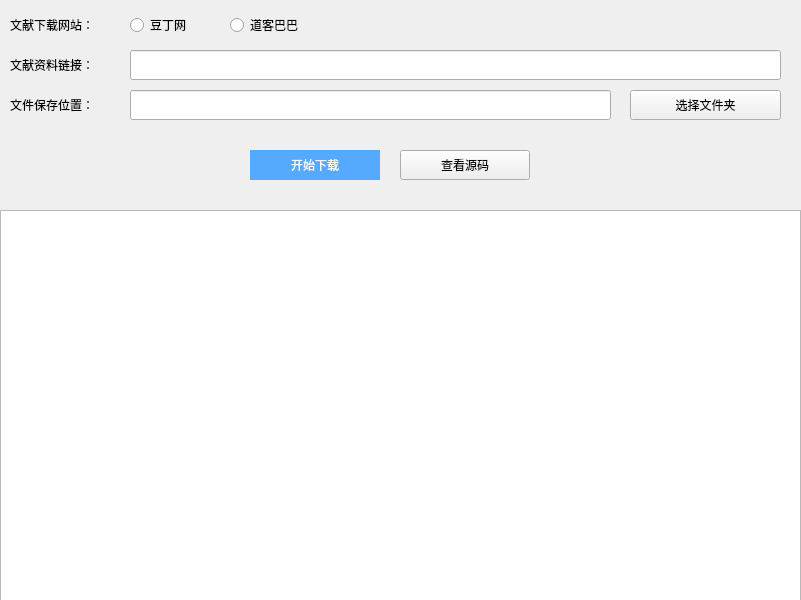
<?xml version="1.0" encoding="UTF-8"?>
<ui version="4.0">
 <class>DocsDownload</class>
 <widget class="QDialog" name="DocsDownload">
  <property name="geometry">
   <rect>
    <x>0</x>
    <y>0</y>
    <width>801</width>
    <height>600</height>
   </rect>
  </property>
  <property name="windowTitle">
   <string>文献一键下载器 - By: Dubito</string>
  </property>
  <property name="windowIcon">
   <iconset>
    <normaloff>C:/Users/Dubito/Desktop/1634396985874.jpeg</normaloff>C:/Users/Dubito/Desktop/1634396985874.jpeg</iconset>
  </property>
  <property name="accessibleName">
   <string/>
  </property>
  <property name="accessibleDescription">
   <string/>
  </property>
  <widget class="QLabel" name="label">
   <property name="geometry">
    <rect>
     <x>10</x>
     <y>50</y>
     <width>111</width>
     <height>30</height>
    </rect>
   </property>
   <property name="text">
    <string>文献资料链接：</string>
   </property>
  </widget>
  <widget class="QLineEdit" name="lineEdit">
   <property name="geometry">
    <rect>
     <x>130</x>
     <y>50</y>
     <width>651</width>
     <height>30</height>
    </rect>
   </property>
   <property name="styleSheet">
    <string notr="true"/>
   </property>
  </widget>
  <widget class="QLabel" name="label_2">
   <property name="geometry">
    <rect>
     <x>10</x>
     <y>90</y>
     <width>111</width>
     <height>30</height>
    </rect>
   </property>
   <property name="text">
    <string>文件保存位置：</string>
   </property>
  </widget>
  <widget class="QLineEdit" name="lineEdit_2">
   <property name="geometry">
    <rect>
     <x>130</x>
     <y>90</y>
     <width>481</width>
     <height>30</height>
    </rect>
   </property>
  </widget>
  <widget class="QToolButton" name="toolButton_2">
   <property name="geometry">
    <rect>
     <x>630</x>
     <y>90</y>
     <width>151</width>
     <height>30</height>
    </rect>
   </property>
   <property name="text">
    <string>选择文件夹</string>
   </property>
  </widget>
  <widget class="QToolButton" name="toolButton_5">
   <property name="geometry">
    <rect>
     <x>400</x>
     <y>150</y>
     <width>130</width>
     <height>30</height>
    </rect>
   </property>
   <property name="text">
    <string>查看源码</string>
   </property>
  </widget>
  <widget class="QToolButton" name="toolButton_3">
   <property name="geometry">
    <rect>
     <x>250</x>
     <y>150</y>
     <width>130</width>
     <height>30</height>
    </rect>
   </property>
   <property name="styleSheet">
    <string notr="true">background-color: rgb(85, 170, 255);
color: rgb(255, 255, 255);
border: 0;</string>
   </property>
   <property name="text">
    <string>开始下载</string>
   </property>
  </widget>
  <widget class="QTextBrowser" name="textBrowser">
   <property name="geometry">
    <rect>
     <x>0</x>
     <y>210</y>
     <width>801</width>
     <height>391</height>
    </rect>
   </property>
  </widget>
  <widget class="QLabel" name="label_3">
   <property name="geometry">
    <rect>
     <x>10</x>
     <y>10</y>
     <width>111</width>
     <height>30</height>
    </rect>
   </property>
   <property name="text">
    <string>文献下载网站：</string>
   </property>
  </widget>
  <widget class="QRadioButton" name="radioButton">
   <property name="geometry">
    <rect>
     <x>130</x>
     <y>10</y>
     <width>75</width>
     <height>30</height>
    </rect>
   </property>
   <property name="text">
    <string>豆丁网</string>
   </property>
  </widget>
  <widget class="QRadioButton" name="radioButton_2">
   <property name="geometry">
    <rect>
     <x>230</x>
     <y>10</y>
     <width>101</width>
     <height>30</height>
    </rect>
   </property>
   <property name="text">
    <string>道客巴巴</string>
   </property>
  </widget>
 </widget>
 <resources/>
 <connections/>
</ui>
